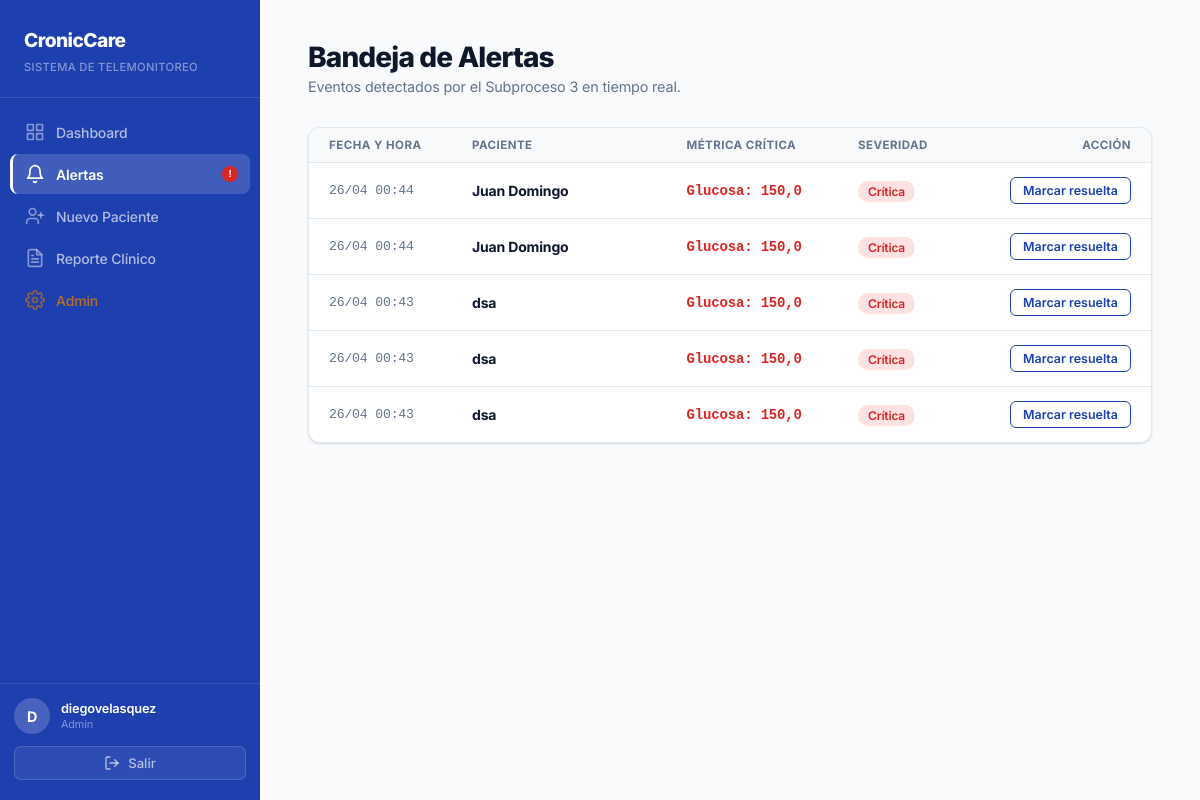
The app's page /alertas/ (signed in), older data.
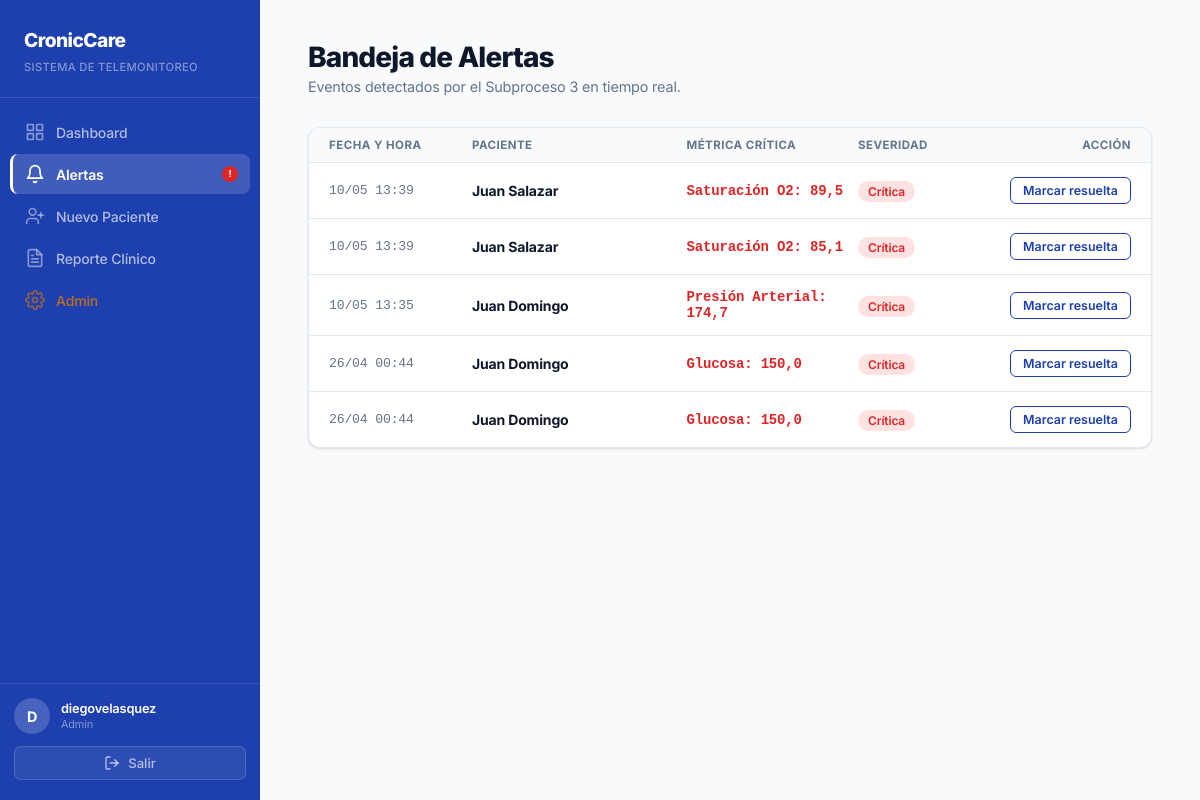
The same page, newer data.
### core/models.py (models this page shows, shortened)
class Alerta(models.Model):
    CRITICIDAD = [
        ('critica',  'Crítica'),
        ('moderada', 'Moderada'),
        ('leve',     'Leve'),
    ]
    paciente   = models.ForeignKey(Paciente, on_delete=models.CASCADE)
    metrica    = models.ForeignKey(Metrica, on_delete=models.SET_NULL, null=True, related_name='alertas')
    mensaje    = models.TextField()
    criticidad = models.CharField(max_length=20, choices=CRITICIDAD)
    resuelta   = models.BooleanField(default=False)
    fecha      = models.DateTimeField(auto_now_add=True)

class Paciente(models.Model):
    ENFERMEDADES = [
        ('diabetes_t2', 'Diabetes Tipo 2'),
        ('hipertension', 'Hipertensión Arterial'),
        ('asma', 'Asma'),
    ]
    user = models.OneToOneField(
        User, on_delete=models.SET_NULL,
        null=True, blank=True, related_name='paciente'
    )
    nombre = models.CharField(max_length=100)
    dni = models.CharField(max_length=8, unique=True)
    enfermedad = models.CharField(max_length=100, choices=ENFERMEDADES)
    fecha_registro = models.DateTimeField(auto_now_add=True)

class Metrica(models.Model):
    TIPOS = [
        ('glucosa',    'Glucosa'),
        ('presion',    'Presión Arterial'),
        ('saturacion', 'Saturación O2'),
        ('frecuencia', 'Frecuencia Cardíaca'),
    ]
    paciente = models.ForeignKey(Paciente, on_delete=models.CASCADE, related_name='metricas')
    tipo     = models.CharField(max_length=50, choices=TIPOS)
    valor    = models.FloatField()
    alerta   = models.BooleanField(default=False)
    fecha    = models.DateTimeField(auto_now_add=True)

### core/views.py (the view)
# urls.py: path('alertas/', views.bandeja_alertas, name='alertas'),
@login_required
@medico_required
def bandeja_alertas(request):
    alertas = Alerta.objects.filter(
        resuelta=False
    ).select_related('paciente', 'metrica').order_by('-fecha')
    return render(request, 'core/alertas.html', {'alertas': alertas})

### core/views.py (called while the page is built)
def es_medico(user):
    return user.groups.filter(name='Medico').exists() or user.is_superuser

### core/templates/core/alertas.html (shortened to what this page needs)
{% extends 'core/base.html' %}
{% block content %}
<div class="container">
  <header style="margin-bottom: 32px;">
    <h1 style="font-weight: 800; font-size: 1.75rem; letter-spacing: -0.03em; color: var(--text);">Bandeja de Alertas</h1>
    <p style="color: var(--muted); font-size: 0.9rem; margin-top: 4px;">Eventos detectados por el Subproceso 3 en tiempo real.</p>
  </header>
  <div class="card" style="padding: 0; overflow: hidden;">
    <div class="table-header" style="grid-template-columns: 1fr 1.5fr 1.2fr 1fr 130px;">
      <div>Fecha y Hora</div>
      <div>Paciente</div>
      <div>Métrica Crítica</div>
      <div>Severidad</div>
      <div style="text-align: right;">Acción</div>
    </div>
    {% for a in alertas %}
    <div class="table-row" style="grid-template-columns: 1fr 1.5fr 1.2fr 1fr 130px;">
      <div style="font-family: monospace; font-size: 0.82rem; color: var(--muted);">{{ a.fecha|date:"d/m H:i" }}</div>
      <div style="font-weight: 700;">
        <a href="{% url 'detalle_paciente' a.paciente.id %}"
           style="color: var(--text); text-decoration: none; transition: color 0.2s;"
           onmouseover="this.style.color='var(--primary)'"
           onmouseout="this.style.color='var(--text)'">
          {{ a.paciente.nombre }}
        </a>
      </div>
      <div style="font-family: monospace; font-weight: 600; color: var(--alert);">{{ a.metrica.get_tipo_display }}: {{ a.metrica.valor|floatformat:1 }}</div>
      <div>
        {% if a.criticidad == 'critica' %}
        <span class="badge-alert">{{ a.get_criticidad_display }}</span>
        {% else %}
        <span class="badge-warning">{{ a.get_criticidad_display }}</span>
        {% endif %}
      </div>
      <div style="text-align: right;">
        <form method="POST" action="{% url 'resolver_alerta' a.id %}" style="margin: 0;">
          <button type="submit" class="btn-outline btn-sm">Marcar resuelta</button>
        </form>
      </div>
    </div>
    {% endfor %}
  </div>
</div>
{% endblock %}

### core/templates/core/base.html (shortened to what this page needs)
<!doctype html>
<html lang="es">
  <head>
  </head>
  <body>
    <aside class="sidebar" id="sidebar">
      <div class="sidebar-header">
        <span class="sidebar-logo">CronicCare</span>
        <span class="sidebar-subtitle">Sistema de Telemonitoreo</span>
      </div>
      <ul class="sidebar-nav">
        <li>
          <a href="{% url 'dashboard' %}"
             class="{% if request.resolver_match.url_name == 'dashboard' %}active{% endif %}">
            <svg viewBox="0 0 24 24" fill="none" stroke="currentColor" stroke-width="2" stroke-linecap="round" stroke-linejoin="round">
              <rect x="3" y="3" width="7" height="7"/><rect x="14" y="3" width="7" height="7"/>
              <rect x="14" y="14" width="7" height="7"/><rect x="3" y="14" width="7" height="7"/>
            </svg>
            Dashboard
          </a>
        </li>
        <li>
          <a href="{% url 'alertas' %}"
             class="{% if request.resolver_match.url_name == 'alertas' %}active{% endif %}">
            <svg viewBox="0 0 24 24" fill="none" stroke="currentColor" stroke-width="2" stroke-linecap="round" stroke-linejoin="round">
              <path d="M18 8A6 6 0 0 0 6 8c0 7-3 9-3 9h18s-3-2-3-9"/>
              <path d="M13.73 21a2 2 0 0 1-3.46 0"/>
            </svg>
            Alertas
            <span class="nav-badge">!</span>
          </a>
        </li>
        <li>
          <a href="{% url 'registrar' %}"
             class="{% if request.resolver_match.url_name == 'registrar' %}active{% endif %}">
            <svg viewBox="0 0 24 24" fill="none" stroke="currentColor" stroke-width="2" stroke-linecap="round" stroke-linejoin="round">
              <path d="M16 21v-2a4 4 0 0 0-4-4H6a4 4 0 0 0-4 4v2"/>
              <circle cx="9" cy="7" r="4"/>
              <line x1="19" y1="8" x2="19" y2="14"/>
              <line x1="22" y1="11" x2="16" y2="11"/>
            </svg>
            Nuevo Paciente
          </a>
        </li>
        <li>
          <a href="{% url 'reporte_general' %}"
             class="{% if request.resolver_match.url_name == 'reporte_general' %}active{% endif %}">
            Reporte Clínico
          </a>
        </li>
        {% if request.user.is_superuser %}
        <li>
          <a href="/admin/" class="admin-link">
            Admin
          </a>
        </li>
        {% endif %}
      </ul>
      <div class="sidebar-footer">
        <div class="sidebar-user">
          <div class="user-avatar">
            {{ request.user.get_full_name|default:request.user.username|slice:":1" }}
          </div>
          <div class="user-info">
            <div class="user-name">
              {{ request.user.get_full_name|default:request.user.username }}
            </div>
            <div class="user-role">
              {% if request.user.is_superuser %}Admin{% else %}Médico{% endif %}
            </div>
          </div>
        </div>
        <form method="POST" action="{% url 'logout' %}" style="margin: 0;">
          <button type="submit" class="btn-logout">
            <svg width="16" height="16" viewBox="0 0 24 24" fill="none" stroke="currentColor" stroke-width="2" stroke-linecap="round" stroke-linejoin="round">
              <path d="M9 21H5a2 2 0 0 1-2-2V5a2 2 0 0 1 2-2h4"/>
              <polyline points="16 17 21 12 16 7"/>
              <line x1="21" y1="12" x2="9" y2="12"/>
            </svg>
            Salir
          </button>
        </form>
      </div>
    </aside>
    <main class="main-content">
      {% block content %}{% endblock %}
    </main>
  </body>
</html>

Row changes from the older to the newer data that the page shows:
removed Alerta: fecha "26/04 00:43", paciente.nombre "dsa", metrica.tipo "Glucosa", metrica.valor "150,0", criticidad "Crítica"
removed Alerta: fecha "26/04 00:43", paciente.nombre "dsa", metrica.tipo "Glucosa", metrica.valor "150,0", criticidad "Crítica"
removed Alerta: fecha "26/04 00:43", paciente.nombre "dsa", metrica.tipo "Glucosa", metrica.valor "150,0", criticidad "Crítica"
added Alerta: fecha "10/05 13:39", paciente.nombre "Juan Salazar", metrica.tipo "Saturación O2", metrica.valor "89,5", criticidad "Crítica"
added Alerta: fecha "10/05 13:39", paciente.nombre "Juan Salazar", metrica.tipo "Saturación O2", metrica.valor "85,1", criticidad "Crítica"
added Alerta: fecha "10/05 13:35", paciente.nombre "Juan Domingo", metrica.tipo "Presión Arterial", metrica.valor "174,7", criticidad "Crítica"
